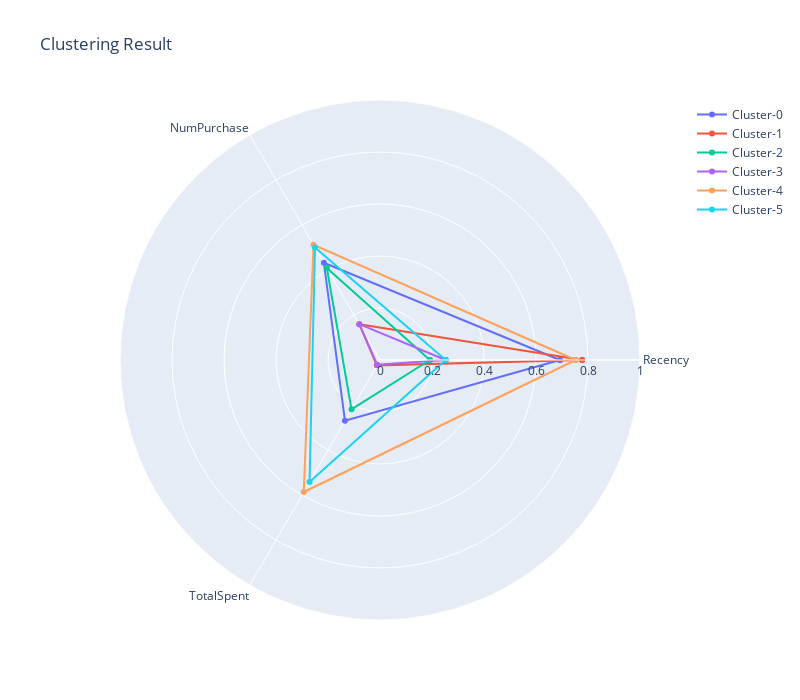

Write notebook code for a chart like this one.
### Code cell
fig = go.Figure()

# Loop over the number of clusters (0 to 7)
for i in range(6):
    fig.add_trace(
        go.Scatterpolar(
            r=hasilclgroup.loc[i].values.tolist() + hasilclgroup.loc[i].values.tolist()[:1],
            theta=hasilclgroup.columns.tolist() + hasilclgroup.columns.tolist()[:1],
            name="Cluster-%s"%i,
            showlegend=True,
        )
    )

fig.update_layout(
    polar=dict(
        radialaxis=dict(
            visible=True,
            range=[0, 1]
        )
    ),
    title="Clustering Result",
    autosize=False,
    width=800,  
    height=700
)

fig.show()

### Figure 1 — Plotly figure (JSON) as saved in the notebook; plotly's stock layout.template omitted (floating-point values rounded to 4 significant figures)
{"data": [{"name": "Cluster-0", "r": [0.6919, 0.4318, 0.2694, 0.6919], "showlegend": true, "theta": ["Recency", "NumPurchase", "TotalSpent", "Recency"], "type": "scatterpolar"}, {"name": "Cluster-1", "r": [0.7778, 0.1591, 0.02381, 0.7778], "showlegend": true, "theta": ["Recency", "NumPurchase", "TotalSpent", "Recency"], "type": "scatterpolar"}, {"name": "Cluster-2", "r": [0.1919, 0.4091, 0.219, 0.1919], "showlegend": true, "theta": ["Recency", "NumPurchase", "TotalSpent", "Recency"], "type": "scatterpolar"}, {"name": "Cluster-3", "r": [0.2525, 0.1591, 0.02143, 0.2525], "showlegend": true, "theta": ["Recency", "NumPurchase", "TotalSpent", "Recency"], "type": "scatterpolar"}, {"name": "Cluster-4", "r": [0.7525, 0.5114, 0.5863, 0.7525], "showlegend": true, "theta": ["Recency", "NumPurchase", "TotalSpent", "Recency"], "type": "scatterpolar"}, {"name": "Cluster-5", "r": [0.2525, 0.5, 0.5419, 0.2525], "showlegend": true, "theta": ["Recency", "NumPurchase", "TotalSpent", "Recency"], "type": "scatterpolar"}], "layout": {"autosize": false, "height": 700, "polar": {"radialaxis": {"range": [0, 1], "visible": true}}, "title": {"text": "Clustering Result"}, "width": 800}}
